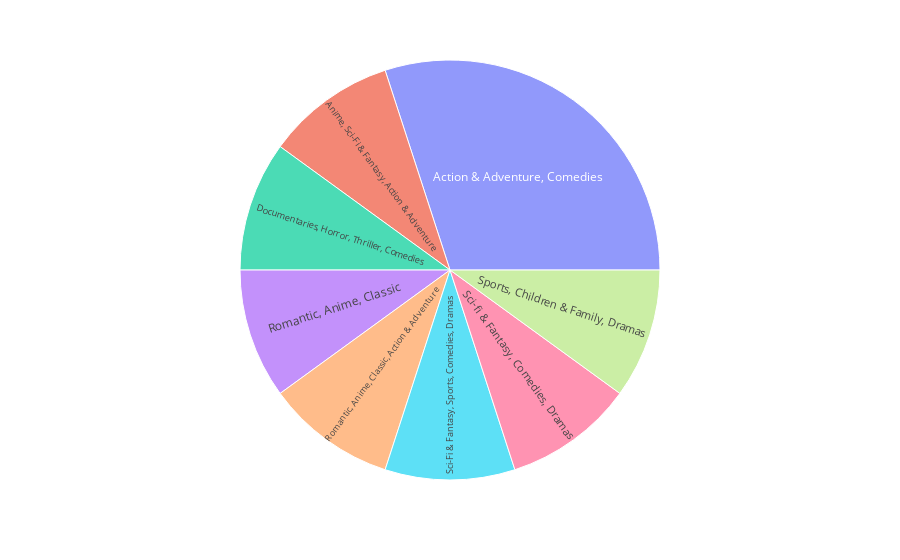

The notebook cell saved with this chart:
### Code cell
import plotly.express as px 
top_rated=df[0:10]
fig =px.sunburst(
    top_rated,
    path=['Fav_Genres'])
fig.show()

### Figure 1 — Plotly figure (JSON) as saved in the notebook; plotly's stock layout.template omitted (floating-point values rounded to 4 significant figures)
{"data": [{"branchvalues": "total", "domain": {"x": [0, 1], "y": [0, 1]}, "hovertemplate": "labels=%{label}<br>count=%{value}<br>parent=%{parent}<br>id=%{id}<extra></extra>", "ids": ["Action & Adventure, Comedies", "Anime, Sci-Fi & Fantasy, Action & Adventure ", "Documentaries, Horror, Thriller, Comedies", "Romantic, Anime, Classic", "Romantic, Anime, Classic, Action & Adventure ", "Sci-Fi & Fantasy, Sports, Comedies, Dramas", "Sci-fi & Fantasy, Comedies, Dramas", "Sports, Children & Family, Dramas"], "labels": ["Action & Adventure, Comedies", "Anime, Sci-Fi & Fantasy, Action & Adventure ", "Documentaries, Horror, Thriller, Comedies", "Romantic, Anime, Classic", "Romantic, Anime, Classic, Action & Adventure ", "Sci-Fi & Fantasy, Sports, Comedies, Dramas", "Sci-fi & Fantasy, Comedies, Dramas", "Sports, Children & Family, Dramas"], "name": "", "parents": ["", "", "", "", "", "", "", ""], "type": "sunburst", "values": [3, 1, 1, 1, 1, 1, 1, 1]}], "layout": {"legend": {"tracegroupgap": 0}, "margin": {"t": 60}}}
